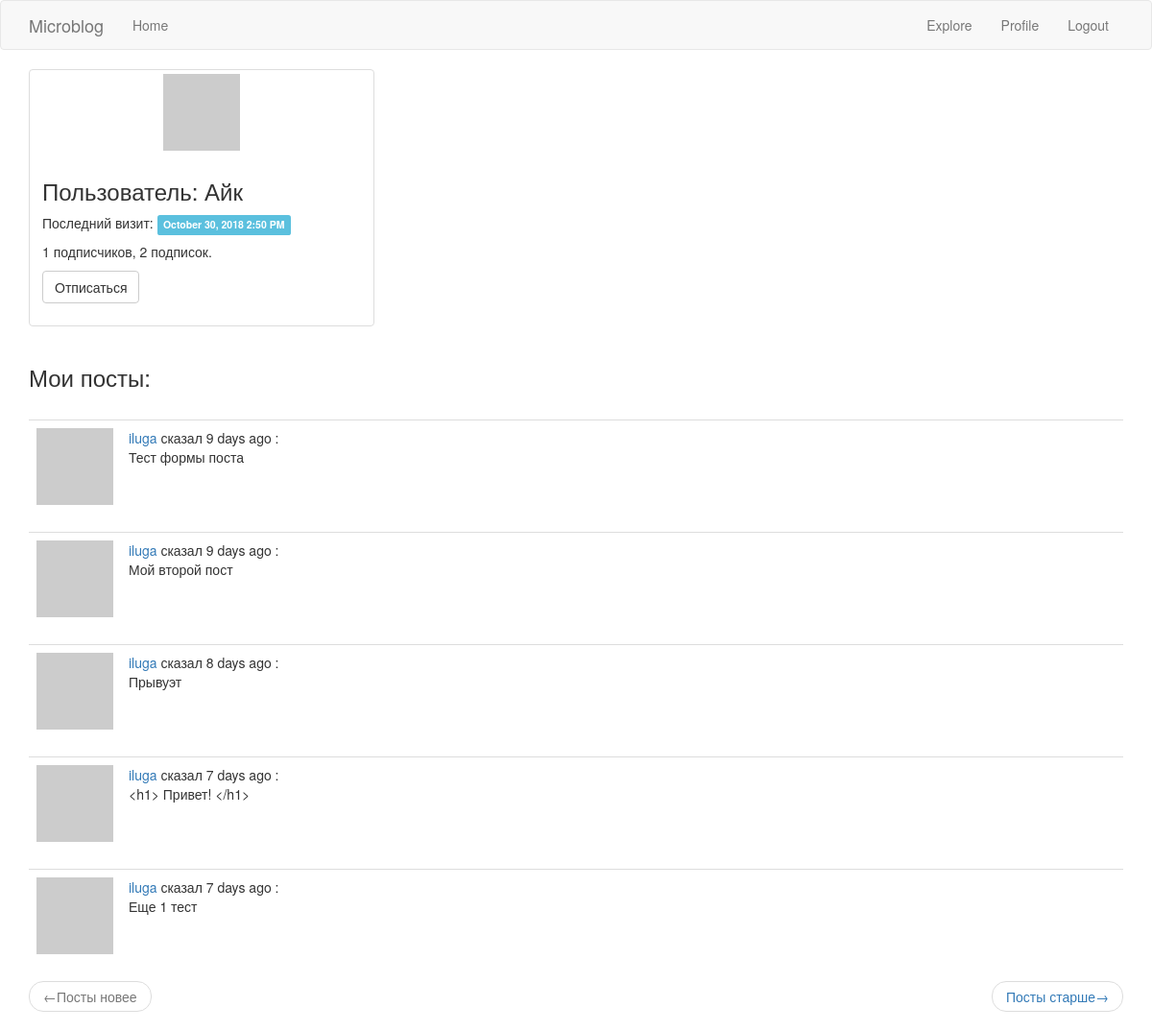
Page /user/Айк (signed in) on the committed database.
### app/models.py (models this page shows, shortened)
class User(UserMixin, db.Model):
    id = db.Column(db.Integer, primary_key=True)
    username = db.Column(db.String(64), index=True, unique=True)
    email = db.Column(db.String(120), index=True, unique=True)
    password_hash = db.Column(db.String(128))
    posts = db.relationship('Post', backref='author', lazy='dynamic')
    about_me = db.Column(db.String(140))
    last_seen = db.Column(db.DateTime, default=datetime.utcnow)
    followed = db.relationship(
        'User', secondary = followers,
        primaryjoin = (followers.c.follower_id == id),
        secondaryjoin = (followers.c.followed_id == id),
        backref = db.backref('followers', lazy='dynamic'), lazy='dynamic')
    def avatar(self, size):
        digest = md5(self.email.lower().encode('utf-8')).hexdigest()
        return 'https://www.gravatar.com/avatar/{}?d=identicon&s={}'.format(digest, size)
    def is_following(self, user):
        return self.followed.filter(
            followers.c.followed_id == user.id).count() > 0

class Post(db.Model):
    id = db.Column(db.Integer, primary_key=True)
    body = db.Column(db.String(140))
    timestamp = db.Column(db.DateTime, index=True, default=datetime.utcnow)
    user_id = db.Column(db.Integer, db.ForeignKey('user.id'))

### app/routes.py (the view)
@app.route('/user/<username>')
@login_required
def user(username):
    user = User.query.filter_by(username=username).first_or_404()
    page = request.args.get('page', 1, type=int)
    posts = current_user.posts.paginate(page, app.config['POSTS_PER_PAGE'], False)
    next_url = url_for('user', username=user.username, page=posts.next_num) if posts.has_next else None
    prev_url = url_for('user', username=user.username, page=posts.prev_num) if posts.has_prev else None
    return render_template('user.html', user=user, posts=posts.items,
                           next_url=next_url, prev_url=prev_url)

### app/models.py (called while the page is built)
@login.user_loader
def load_user(id):
    return User.query.get(int(id))

### app/routes.py (called while the page is built)
@app.before_request
def before_request():
    if current_user.is_authenticated:
        current_user.last_seen = datetime.utcnow()
        db.session.commit()

### app/templates/user.html (shortened to what this page needs)
{% extends 'base.html' %}
{% block app_content %}
<div class="row">
  <div class="col-sm-6 col-md-4">
    <div class="thumbnail">
      <img src="{{ user.avatar(128)}}">
      <div class="caption">
        <h3>Пользователь: {{ user.username }}</h3>
        {% if user.last_seen %} <p> Последний визит: <span class="label label-info"> {{ moment(user.last_seen).format('LLL') }} </span> </p>{% endif %}
        <p> {{ user.followers.count() }} подписчиков, {{ user.followed.count() }} подписок.</p>
        {%  if user == current_user %}
            <p><a href="{{ url_for('edit_profile') }}" class="btn btn-primary" role="button">Редактировать профиль</a></p>
        {% elif not current_user.is_following(user) %}
            <p><a href="{{ url_for('follow', username=user.username) }}" class="btn btn-primary" role="button">Подписаться</a></p>
        {% else %}
            <p><a href="{{ url_for('unfollow', username=user.username) }}" class="btn btn-default" role="button">Отписаться</a></p>
        {% endif %}
      </div>
    </div>
  </div>
</div>
<h3>Мои посты:</h3><br>
    {% for post in posts %}
        {% include '_post.html' %}
    {% endfor %}
    <nav aria-label="...">
        <ul class="pager">
            <li class="previous {% if not prev_url %} disabled {% endif %}">
                <a href="{{ prev_url or '#' }}">
                    <span aria-hidden="true">&larr;</span>Посты новее
                </a>
            </li>
            <li class="next{% if not next_url %} disabled {% endif %}">
                <a href="{{ next_url or '#' }}">
                    <span aria-hidden="true">Посты старше</span>&rarr;
                </a>
            </li>
        </ul>
    </nav>
{% endblock %}

### app/templates/_post.html
<table class="table table-hover">
    <tr>
        <td width="70px">
            <a href="{{ url_for('user', username=post.author.username) }}">
            <img src="{{ post.author.avatar(36) }}">
        </a>
        </td>
        <td>
            <a href="{{ url_for('user', username=post.author.username) }}">
            {{ post.author.username }}
            </a>
            сказал {{ moment(post.timestamp).fromNow() }} : <br>
            {{ post.body }}
        </td>
    </tr>
</table>

### rows in the picture
User: username "Айк", last_seen "October 30, 2018 2:50 PM"
Post: author.username "iluga", timestamp "9 days ago", body "Тест формы поста"
Post: author.username "iluga", timestamp "9 days ago", body "Мой второй пост"
Post: author.username "iluga", timestamp "8 days ago", body "Прывуэт"
Post: author.username "iluga", timestamp "7 days ago", body "<h1> Привет! </h1>"
Post: author.username "iluga", timestamp "7 days ago", body "Еще 1 тест"

### other values in the picture
{{ user.followers.count() }} "1"
{{ user.followed.count() }} "2"
